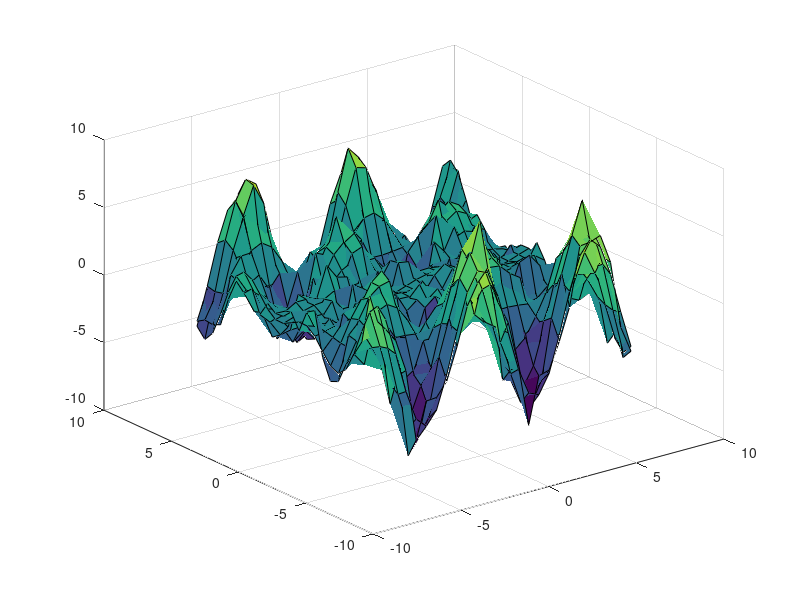
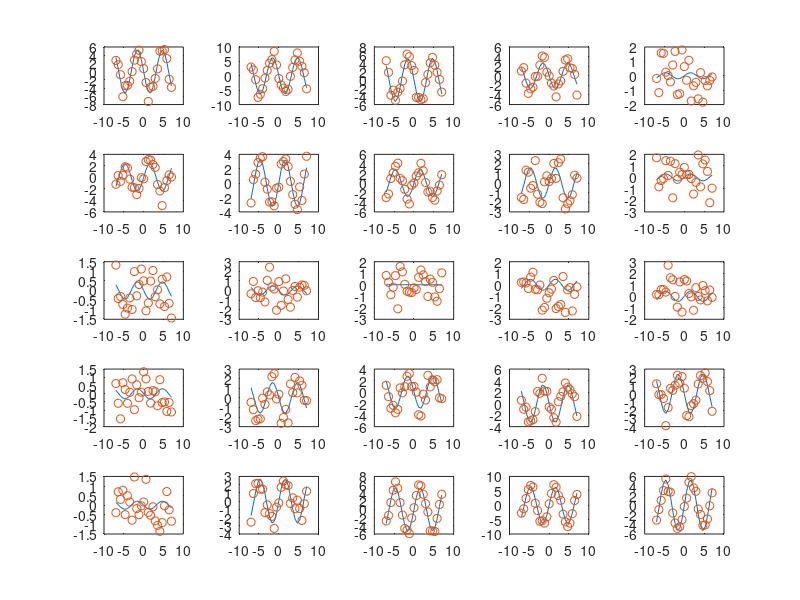

Here is the MATLAB script that generated these plots, in order: (Note: this script raises an error after producing the figures.)
%function[] = GP_2D(params)
params.num_dp = 25;
params.bdry = 7;
params.noise_factor = 1;
params.n_iters = 3;
params.n_restarts = 5;
params.t_o = [5 0.25 0.5 0.5];
params.k = 2;
params.ndensestages = 1;
params.fraction = 0.6;
params.maxclustersize = 100;
params.bypass=3;
params.minclustersize = 1;

addpath('../GP_functions/')
% Now link to the location of the MMF code for MMFC
addpath('~/MMF_project/mmfc/v4/src/matlab/')

x = linspace(-params.bdry,params.bdry,params.num_dp);

d = [repelem(x,params.num_dp); repmat(x,1,params.num_dp)]';
m = zeros(params.num_dp);
e = zeros(params.num_dp^2,1);

for col = 1:params.num_dp
    for row = 1:params.num_dp
        m(col,row) = cos(x(col))*x(col)*sin(x(row));
        e( (col-1)*params.num_dp+row) = m(col,row);
    end
end

y = m+randn(size(m))*params.noise_factor;

% Observe the effect of the noise and assess the data being modelled.
figure(1)
surf(x,x,m);
hold on
surf(x,x,y)
hold off

print('GP_2Da','-djpeg','-noui')

figure(2)
a = zeros(4,1);
for cur_plot = 1:params.num_dp
    subplot(sqrt(params.num_dp),sqrt(params.num_dp),cur_plot)
    a(1) = plot(x,m(cur_plot,:));
    hold on
    a(2) = plot(x,y(cur_plot,:),'o');
    hold off
end

print('GP_2Db','-djpeg','-noui')


store.th = zeros(params.n_restarts,length(params.t_o));
store.th_mmf = zeros(params.n_restarts,length(params.t_o));
store.t_o = zeros(params.n_restarts,length(params.t_o));


for i = 1:params.n_restarts
    t_cur = -1*ones(size(params.t_o));
    while sum(t_cur<0)>0
    	t_cur = params.t_o + randn(1,length(params.t_o)).*params.t_o*1;
    end
    store.t_o(i,:) = t_cur;
    [th_mmf, fval_mmf] = fminsearch(@(theta) LL_calc(theta',d',e',1,params), t_cur,optimset('Display','iter','MaxIter',params.n_iters));
    [th, fval] = fminsearch(@(theta) LL_calc(theta',d',e',0,params), t_cur,optimset('Display','iter','MaxIter',params.n_iters));
    if sum(th_mmf<0)>0
        store.th_mmf(i,:) = nan(size(params.t_o));
    else
    	store.th_mmf(i,:) = th_mmf;
    end
    if sum(th<0)>0
        store.th(i,:) = nan(size(params.t_o));
    else
        store.th(i,:) = th;
    end
end
th_mmf = nanmean(store.th_mmf,1);
th = nanmean(store.th,1);

g_num_dp = round(params.num_dp*0.75);
g = linspace(-params.bdry,params.bdry,g_num_dp);
g_d = [repelem(g,g_num_dp); repmat(g,1,g_num_dp)];
K = make_rbf(d',th');
K_mmf = make_rbf(d',th_mmf');
K_star = make_rbf(d',th',g_d);
K_star_mmf = make_rbf(d',th_mmf',g_d);
B = K\e;
B_mmf = K_mmf\e;
e_pred = K_star'*B;
e_pred_mmf = K_star_mmf'*B;

% make e_pred into a y size matrix
y_pred = zeros(g_num_dp);
y_pred_mmf = y_pred;
for col = 1:g_num_dp
    for row = 1:g_num_dp
        y_pred(col,row) = e_pred((col-1)*g_num_dp+row);
        y_pred_mmf(col,row) = e_pred_mmf((col-1)*g_num_dp+row);
    end
end

figure(1)
hold on
surf(g,g,y_pred)
surf(g,g,y_pred_mmf);
hold off
print('GP_2Da','-djpeg','-noui')

figure(2)
% hard to compare in this direction since the grid is a little different.
for cur_plot = 1:g_num_dp
    subplot(sqrt(params.num_dp),sqrt(params.num_dp),cur_plot)
    hold on
    a(3) = plot(g,y_pred(cur_plot,:),'LineWidth',2);
    a(4) = plot(g,y_pred_mmf(cur_plot,:),'LineWidth',2);
    hold off
    if cur_plot == g_num_dp
        legend(a,'Truth','Data','GP','GP MMF')
    end
end
print('GP_2Db','-djpeg','-noui')
